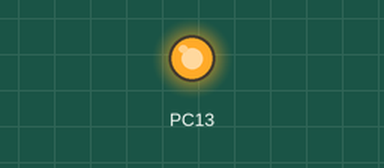
A sketch run on a simulated STM32 Blue Pill. On the bench: output pins drawn as LEDs (lit = HIGH).

Above: at 1.0 s.
At 5.5 s:
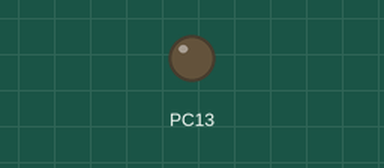
Timing chart, 0 to 6.9 s (numbered marks = the images above):
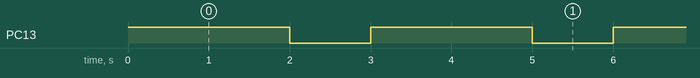

Measured:
- by itself, PC13: alternates HIGH for 2.0 s and LOW for 1.0 s

The sketch:

LED_Blink.ino
```cpp
/*
This program works in STM32 Board! Even tough its just simple LED blink program, its kinda grateful to finally succed upload the code haha!
note that i use STM32duino to code this, so you might be familiar with the code if u work in arduino IDE.
Date: May 26, 2024
Time: 3:07 PM

Something weird happened! when i set a value to high, the voltage will be low, and vice versa. I don't know why this situation occure, just go with the flow
For the configuration, just see image "LED_configuration"
*/

void setup() {
  pinMode(PC13, OUTPUT);
}

void loop() {
  digitalWrite(PC13, HIGH); // turn the LED on (HIGH is the voltage level)
  delay(2000); // wait for 2 seconds
  digitalWrite(PC13, LOW); // turn the LED off by making the voltage LOW
  delay(1000); // wait for a second
}
```
